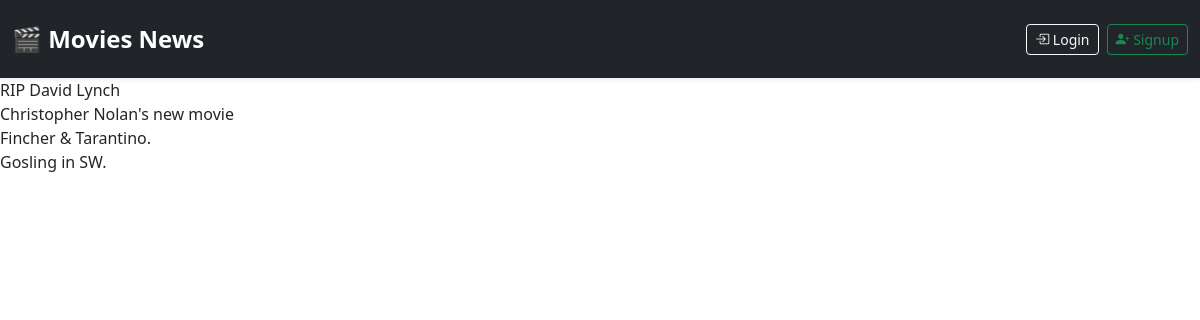
The app's page /, older data.
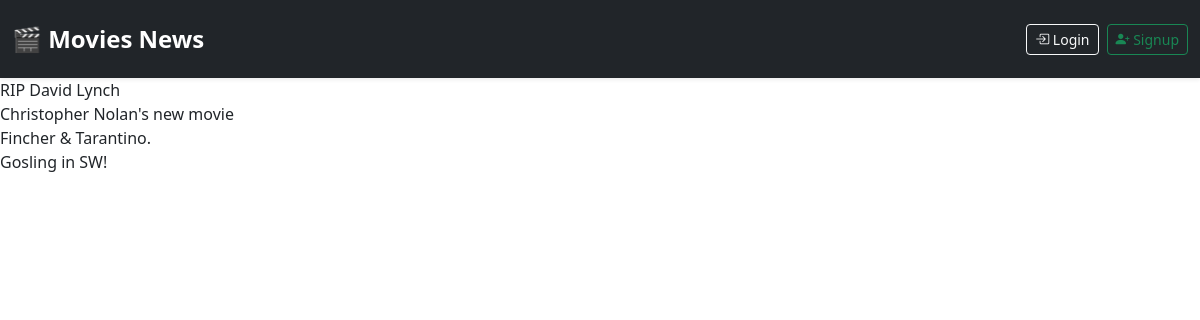
The same page, newer data.
### blog/models.py (models this page shows, shortened)
class Post(models.Model):
    post_header = models.CharField(max_length=30)
    post_text = models.TextField()
    post_date = models.DateField(default=date.today)

### blog/views.py (the view)
# urls.py: path('', views.PostList.as_view(), name='index'),
class PostList(ListView):
    context_object_name = "posts"
    model = Post
    template_name = 'post_list.html'

### templates/post_list.html
{% extends "base.html" %}
{% block content %}
    {% for post in posts %}
        <a class="link-dark text-decoration-none" href="{% url "blog:post" post.id %}">{{ post.post_header }}</a><br>
    {% endfor %}
{% endblock content %}

### templates/base.html (shortened to what this page needs)
<!DOCTYPE html>
<html lang="en">
<head>
    <link href="https://cdn.jsdelivr.net/npm/bootstrap@5.3.7/dist/css/bootstrap.min.css" rel="stylesheet">
</head>
<body>
    {% block navbar %}
    {% include "navbar.html" %}
    {% endblock navbar %}
    {% block content %}{% endblock content %}
</body>
</html>

### templates/navbar.html
<link href="https://cdn.jsdelivr.net/npm/bootstrap@5.3.3/dist/css/bootstrap.min.css" rel="stylesheet">
<link href="https://cdn.jsdelivr.net/npm/bootstrap-icons@1.10.5/font/bootstrap-icons.css" rel="stylesheet">
<nav class="navbar navbar-expand-lg navbar-dark bg-dark shadow-sm py-3">
  <div class="container-fluid">
    <a class="navbar-brand fw-bold fs-4" href="/">🎬 Movies News</a>
    <div class="d-flex align-items-center ms-auto">
      {% if user.is_authenticated %}
        <span class="navbar-text text-light me-3">
          👋 Welcome, <strong>{{ user.username }}</strong>
        </span>
        <a href="{% url 'blog:new_post' %}" class="btn btn-sm btn-primary me-2">
          <i class="bi bi-plus-lg"></i> Add Post
        </a>
        <a href="{% url 'blog:logout' %}" class="btn btn-sm btn-outline-light">
          <i class="bi bi-box-arrow-right"></i> Logout
        </a>
      {% else %}
        <a href="{% url 'blog:login' %}" class="btn btn-sm btn-outline-light me-2">
          <i class="bi bi-box-arrow-in-right"></i> Login
        </a>
        <a href="{% url 'blog:signup' %}" class="btn btn-sm btn-outline-success">
          <i class="bi bi-person-plus-fill"></i> Signup
        </a>
      {% endif %}
    </div>
  </div>
</nav>

Row changes from the older to the newer data that the page shows:
changed Post: post_header "Gosling in SW." → "Gosling in SW!"
